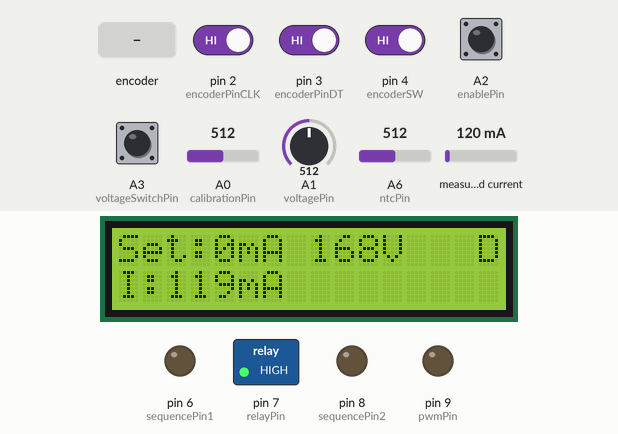
This sketch was run on a simulated Arduino Nano, built with avr-gcc and run on an emulated ATmega328P. On the bench: 16×2 character LCD, switched loads named in the sketch (green lamp = pin HIGH), output pins drawn as LEDs (lit = HIGH). Inputs (shaded band) come from the test bench; at power-on: A2 (enablePin), A3 (voltageSwitchPin), pin 2 (encoderPinCLK), pin 3 (encoderPinDT), pin 4 (encoderSW) HIGH, measured current 120 mA, A0 (calibrationPin) = 512, A1 (voltagePin) = 512, A6 (ntcPin) = 512.

Above: at 5.2 s.
5.3 s: measured current set to 500 mA
At 6.7 s:
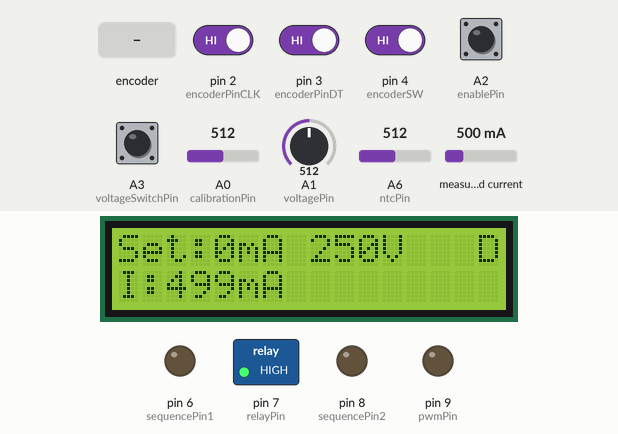
6.9 s: A0 (calibrationPin) set to 716
At 7.32 s:
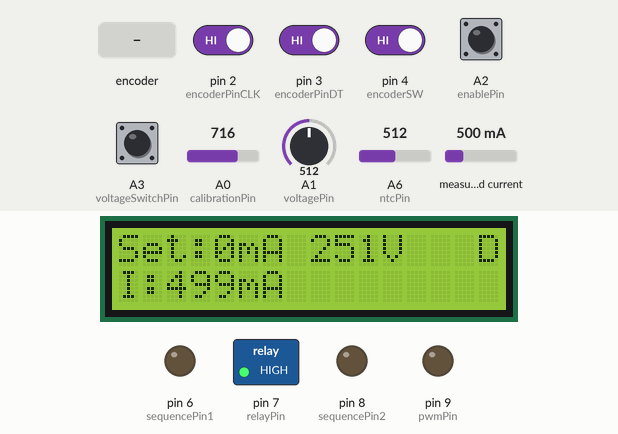
9.0 s: A1 (voltagePin) set to 716
At 10.9 s:
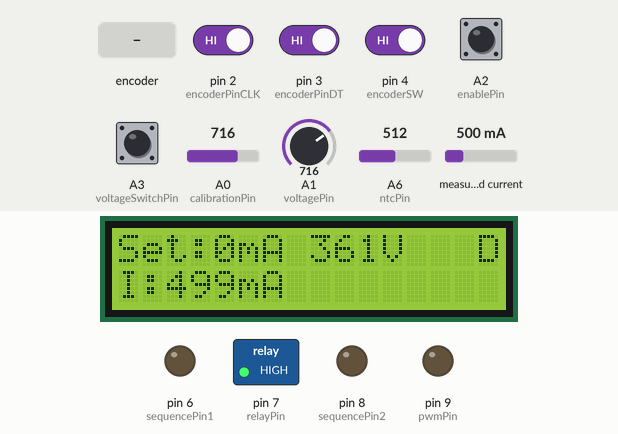
11.1 s: measured current set to 1500 mA
At 11.29 s:
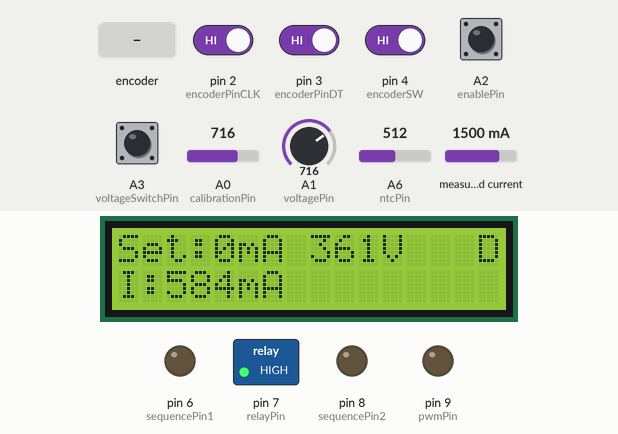
12.6 s: rotary encoder on pin 2 (encoderPinCLK) / pin 3 (encoderPinDT) turned 1 step (first pin leading)
At 13.9 s:
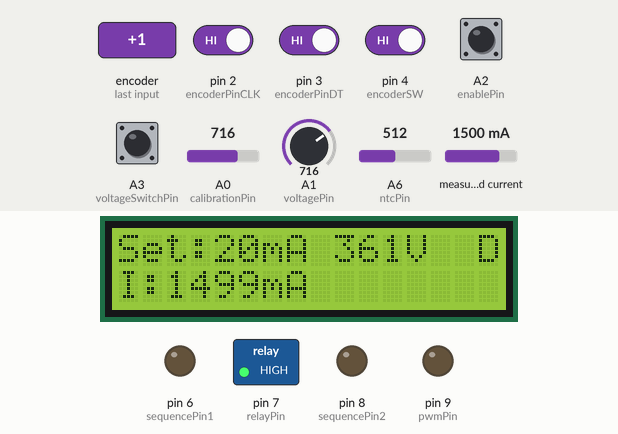
14.3 s: pin 4 (encoderSW) driven LOW
At 15.6 s:
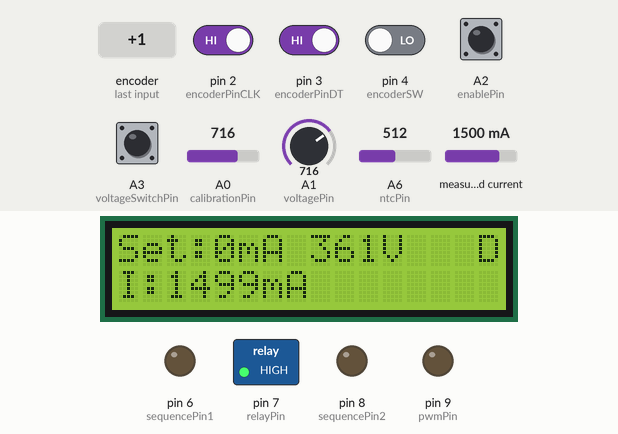
Timing chart, 0 to 16.8 s (numbered marks = the images above; inputs shaded):
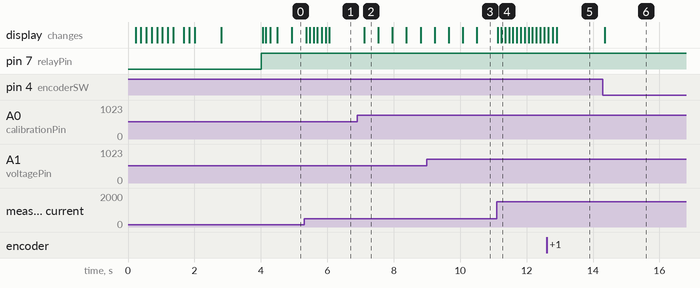

Measured:
- after the input at 6.9 s, the display: changes after 0.22 s (image 2)
- after the input at 9.0 s, the display: first changes after 0.24 s (image 3 shows a later state)
- after the input at 11.1 s, the display: first changes at once (image 4 shows a later state)
- after the input at 14.3 s, the display: changes after 0.06 s (image 6)
- what the display in image 2 shows lasts 0.4 s, from 7.1 s to 7.5 s

The sketch:

CODE.ino
```cpp
#include <Wire.h>
#include <Adafruit_INA219.h>
#include <LiquidCrystal_I2C.h>
#include <math.h>

float cachedCurrent = 0.0;
unsigned long lastCurrentRead = 0;

float cachedVoltage = 0.0;
unsigned long lastVoltageRead = 0;

String lastLine0 = "";
String lastLine1 = "";


// Ekran powitalny
const unsigned long WELCOME_CHAR_DELAY   = 160;
const unsigned long WELCOME_BY_DELAY     = 800;
const unsigned long WELCOME_AUTHOR_DELAY = 1200;

// Sekwencje D6/D8
const unsigned long SEQUENCE_D6_ENABLE_TIME  = 400;
const unsigned long SEQUENCE_D8_ENABLE_TIME  = 525;
const unsigned long SEQUENCE_D6_DISABLE_TIME = 600;

// Timery systemowe
const unsigned long ENCODER_DELAY           = 50;
const unsigned long DEBOUNCE_DELAY          = 25;
const unsigned long DISPLAY_UPDATE_INTERVAL = 100;
const unsigned long VOLTAGE_UPDATE_INTERVAL = 400;
const unsigned long CONTROL_UPDATE_INTERVAL = 5;
const unsigned long MAIN_LOOP_DELAY         = 1;
const unsigned long ERROR_LOOP_DELAY        = 30;

Adafruit_INA219 ina219;

LiquidCrystal_I2C lcd(0x27, 16, 2);

int encoderPinCLK      = 2;
int encoderPinDT       = 3;
int encoderSW          = 4;
int enablePin          = A2;
int sequencePin1       = 6;
int sequencePin2       = 8;
int relayPin           = 7;
int voltagePin         = A1;
int voltageSwitchPin   = A3;
const int calibrationPin = A0;
const int pwmPin       = 9;

float desiredCurrent = 0.0;
int   pwmValue       = 0;
float pwmAccumulator = 0.0;

volatile bool encoderChanged   = false;
volatile int  encoderDirection = 0;
volatile uint8_t lastCLK;


unsigned long lastEncoderChange = 0;

bool pwmEnabled = false;

bool lastEnableButtonState     = HIGH;
bool currentEnableButtonState  = HIGH;
bool lastEncoderButtonState    = HIGH;
bool currentEncoderButtonState = HIGH;
unsigned long lastDebounceTime          = 0;
unsigned long lastEncoderButtonDebounce = 0;

bool lastVoltageSwitchState      = HIGH;
bool currentVoltageSwitchState   = HIGH;
unsigned long lastVoltageSwitchDebounce = 0;
bool voltageDividerEnabled       = false;
bool safetyLockActive            = false;
bool overTempLockout             = false;
const float SAFETY_VOLTAGE_THRESHOLD = 10.0;

unsigned long enableStartTime  = 0;
unsigned long pin1EnableTime   = 0;
unsigned long disableStartTime = 0;
bool enableSequenceActive      = false;
bool disableSequenceActive     = false;
bool pin1EnableDone            = false;
bool pin2EnableDone            = false;
bool pin1DisableDone           = false;

const float MAX_VOLTAGE = 4.5;

const float CURRENT_STEP = 10.0;
const float MAX_CURRENT  = 400.0;

const float FILTER_R   = 1000.0;
const float FILTER_C   = 2.2e-6;
const float FILTER_TAU = FILTER_R * FILTER_C;

const float AREF_VOLTAGE   = 5.0;
const int   PWM_RESOLUTION = 255;
const float VOLTAGE_PER_PWM = AREF_VOLTAGE / PWM_RESOLUTION;

const int CURRENT_SAMPLES = 5;
float currentBuffer[CURRENT_SAMPLES] = {0};
int   currentIndex = 0;

const int VOLTAGE_SAMPLES = 8;
float voltageBuffer[VOLTAGE_SAMPLES] = {0};
int   voltageIndex = 0;

unsigned long lastDisplayUpdate = 0;

unsigned long lastVoltageUpdate = 0;
float displayVoltage = 0.0;
float displayPower   = 0.0;

const float DEAD_ZONE    = 1.0;
const float MAX_PWM_STEP = 0.5;
const float CONTROL_GAIN = 0.06;
unsigned long lastControlUpdate = 0;

const int NUM_CALIBRATION_POINTS = 9;

struct CalibrationPoint {
    float voltage;
    float current;
} calibration[NUM_CALIBRATION_POINTS] = {
    {0.0,  0},
    {0.1,  10.0},
    {0.2,  20.0},
    {0.3,  30.0},
    {0.4,  40.0},
    {1.0,  100.0},
    {2.0,  200.0},
    {3.0,  300.0},
    {4.0,  400.0},
};

float getFilteredCurrent() {
    float newCurrent = ina219.getCurrent_mA();
    if (newCurrent < 0) newCurrent = 0.0;

    currentBuffer[currentIndex] = newCurrent;
    currentIndex = (currentIndex + 1) % CURRENT_SAMPLES;

    float sum = 0.0;
    for (int i = 0; i < CURRENT_SAMPLES; i++) {
        sum += currentBuffer[i];
    }
    float avg = sum / CURRENT_SAMPLES;

    static bool  initialized = false;
    static float filtered    = 0.0;

    if (!initialized) {
        filtered    = avg;
        initialized = true;
        return filtered;
    }

    const float alpha = 0.25;
    float candidate = filtered * (1.0 - alpha) + avg * alpha;

    const float MAX_DELTA = 5.0;
    float delta = candidate - filtered;
    if (delta > MAX_DELTA)      delta = MAX_DELTA;
    else if (delta < -MAX_DELTA) delta = -MAX_DELTA;

    filtered += delta;
    return filtered;
}

float getFilteredVoltageA1() {
    int rawHV = analogRead(voltagePin);
    float hvBase = (rawHV / 1023.0) * AREF_VOLTAGE;
    hvBase *= 100.0;

    int rawCal = analogRead(calibrationPin);
    float vCal = (rawCal / 1023.0) * AREF_VOLTAGE;

    const float MIN_GAIN = 0.9167;
    const float MAX_GAIN = 1.0833;

    float gain = MIN_GAIN + (vCal / AREF_VOLTAGE) * (MAX_GAIN - MIN_GAIN);

    // Zastosuj kalibrację
    float hvCalibrated = hvBase * gain;

    voltageBuffer[voltageIndex] = hvCalibrated;
    voltageIndex = (voltageIndex + 1) % VOLTAGE_SAMPLES;

    float sum = 0.0;
    for (int i = 0; i < VOLTAGE_SAMPLES; i++) {
        sum += voltageBuffer[i];
    }
    return sum / VOLTAGE_SAMPLES;
}

float getDesiredCurrentForVoltage(float voltage) {
    float rawCurrent = 0.0;

    for (int i = 0; i < NUM_CALIBRATION_POINTS - 1; i++) {
        if (voltage >= calibration[i].voltage && voltage < calibration[i+1].voltage) {
            float slope = (calibration[i+1].current - calibration[i].current) /
                          (calibration[i+1].voltage - calibration[i].voltage);
            rawCurrent = calibration[i].current + slope * (voltage - calibration[i].voltage);
            break;
        }
    }

    return round(rawCurrent / 10.0) * 10.0;
}

void encoderISR() {
    int currentCLK = digitalRead(encoderPinCLK);

    if (currentCLK != lastCLK) {
        if (digitalRead(encoderPinDT) != currentCLK) {
            encoderDirection = 1;
        } else {
            encoderDirection = -1;
        }
        encoderChanged = true;
    }
    lastCLK = currentCLK;
}
void updateCurrentMeasurement() {
    if (millis() - lastCurrentRead >= CONTROL_UPDATE_INTERVAL) {
        cachedCurrent = getFilteredCurrent();
        lastCurrentRead = millis();
    }
}

void updateVoltageMeasurement() {
    if (millis() - lastVoltageRead >= VOLTAGE_UPDATE_INTERVAL) {
        cachedVoltage = getFilteredVoltageA1();
        lastVoltageRead = millis();
    }
}

void handleEnableButton() {
    int reading = digitalRead(enablePin);

    if (reading != lastEnableButtonState) {
        lastDebounceTime = millis();
    }

    if ((millis() - lastDebounceTime) > DEBOUNCE_DELAY) {
        if (reading != currentEnableButtonState) {
            currentEnableButtonState = reading;

            if (currentEnableButtonState == LOW) {
                if (!pwmEnabled && safetyLockActive) {
                    return;
                }
                if (!pwmEnabled && overTempLockout) {
                    return;
                }
                if (!pwmEnabled && desiredCurrent == 0) {
                    return;
                }

                pwmEnabled = !pwmEnabled;

                if (pwmEnabled) {
                    if (desiredCurrent > 0) {
                        enableStartTime      = millis();
                        enableSequenceActive = true;
                        pin1EnableDone       = false;
                        pin2EnableDone       = false;
                    }
                } else {
                    pwmValue       = 0;
                    pwmAccumulator = 0.0;
                    noInterrupts();
                    OCR1A = 0;
                    interrupts();

                    digitalWrite(sequencePin2, LOW);

                    disableStartTime      = millis();
                    disableSequenceActive = true;
                    pin1DisableDone       = false;

                    enableSequenceActive = false;
                }
            }
        }
    }

    lastEnableButtonState = reading;
}

void handleEncoderButton() {
    int reading = digitalRead(encoderSW);

    if (reading != lastEncoderButtonState) {
        lastEncoderButtonDebounce = millis();
    }

    if ((millis() - lastEncoderButtonDebounce) > DEBOUNCE_DELAY) {
        if (reading != currentEncoderButtonState) {
            currentEncoderButtonState = reading;

            if (currentEncoderButtonState == LOW && !pwmEnabled) {
                desiredCurrent = 0.0;
            }
        }
    }

    lastEncoderButtonState = reading;
}

void handleEncoder() {
    if (pwmEnabled) {
        encoderChanged = false;
        return;
    }

    if (encoderChanged) {
        if ((millis() - lastEncoderChange) >= ENCODER_DELAY) {
            desiredCurrent += encoderDirection * CURRENT_STEP;
            desiredCurrent  = constrain(desiredCurrent, 0.0, MAX_CURRENT);
            lastEncoderChange = millis();
        }
        encoderChanged = false;
    }
}

int calculatePWM(float voltage) {
    float pwmFloat = (voltage / AREF_VOLTAGE) * PWM_RESOLUTION;
    int pwm = round(pwmFloat);
    return constrain(pwm, 0, 255);
}

float calculateVoltage(int pwm) {
    return (pwm * VOLTAGE_PER_PWM);
}

void handleVoltageDividerSwitch() {
    int reading = digitalRead(voltageSwitchPin);

    if (reading != lastVoltageSwitchState) {
        lastVoltageSwitchDebounce = millis();
    }

    if ((millis() - lastVoltageSwitchDebounce) > DEBOUNCE_DELAY) {
        if (reading != currentVoltageSwitchState) {
            currentVoltageSwitchState = reading;
        }
    }

    lastVoltageSwitchState = reading;

    float currentVoltage = cachedVoltage;

    bool dividerShouldBeOn = true;

    if (pwmEnabled) {
        dividerShouldBeOn = (currentVoltageSwitchState == LOW);
        safetyLockActive  = false;
    } else {
        dividerShouldBeOn = true;

        if (currentVoltage >= SAFETY_VOLTAGE_THRESHOLD) {
            safetyLockActive = true;
        } else {
            safetyLockActive = false;
        }
    }

    digitalWrite(relayPin, dividerShouldBeOn ? HIGH : LOW);
    voltageDividerEnabled = dividerShouldBeOn;
}

void precisionCurrentControl() {
    if (!pwmEnabled) return;
    if (!pin2EnableDone) return;

    if ((millis() - lastControlUpdate) < CONTROL_UPDATE_INTERVAL) {
        return;
    }
    lastControlUpdate = millis();

    float currentCurrent = cachedCurrent;
    float error          = desiredCurrent - currentCurrent;

    if (abs(error) <= DEAD_ZONE) {
        return;
    }

    float correction = error * CONTROL_GAIN;
    float maxStep    = (abs(error) > 15.0) ? MAX_PWM_STEP * 1.2 : MAX_PWM_STEP;

    if (correction > maxStep)       correction = maxStep;
    else if (correction < -maxStep) correction = -maxStep;

    pwmAccumulator += correction;
    pwmAccumulator = constrain(pwmAccumulator, 0.0, 255.0);

    pwmValue = (int)round(pwmAccumulator);
    noInterrupts();
    OCR1A = pwmValue;
    interrupts();
}

void handleSequenceTimers() {
    unsigned long currentTime = millis();

    if (enableSequenceActive) {
        if (!pin1EnableDone && (currentTime - enableStartTime >= SEQUENCE_D6_ENABLE_TIME)) {
            digitalWrite(sequencePin1, HIGH);
            pin1EnableDone = true;
            pin1EnableTime = currentTime;
        }

        if (pin1EnableDone && !pin2EnableDone && (currentTime - pin1EnableTime >= SEQUENCE_D8_ENABLE_TIME)) {
            digitalWrite(sequencePin2, HIGH);
            pin2EnableDone       = true;
            enableSequenceActive = false;
        }
    }

    if (disableSequenceActive) {
        if (!pin1DisableDone && (currentTime - disableStartTime >= SEQUENCE_D6_DISABLE_TIME)) {
            digitalWrite(sequencePin1, LOW);
            pin1DisableDone       = true;
            disableSequenceActive = false;
        }
    }
}

const int ntcPin = A6;

const float NTC_SERIES_RESISTOR      = 100000.0;
const float NTC_NOMINAL_RESISTANCE   = 100000.0;
const float NTC_NOMINAL_TEMPERATURE  = 25.0;
const float NTC_BETA_COEFFICIENT     = 3950.0;
const float NTC_SHUTDOWN_TEMPERATURE = 50.0;
const float NTC_RESET_TEMPERATURE    = 40.0;

float readNtcTemperatureC() {
    int adc = analogRead(ntcPin);
    if (adc <= 0 || adc >= 1023) {
        return 150.0;
    }

    float resistance = NTC_SERIES_RESISTOR * ((float)adc / (1023.0 - (float)adc));

    // Steinhart–Hart (wersja uproszczona z B-eta)
    float steinhart = resistance / NTC_NOMINAL_RESISTANCE;
    steinhart = log(steinhart);
    steinhart /= NTC_BETA_COEFFICIENT;
    steinhart += 1.0 / (NTC_NOMINAL_TEMPERATURE + 273.15);
    steinhart = 1.0 / steinhart;
    steinhart -= 273.15;

    return steinhart;
}

void thermalShutdownDisableLoad() {
    if (!pwmEnabled) return;

    pwmEnabled      = false;
    pwmValue        = 0;
    pwmAccumulator  = 0.0;
    noInterrupts();
    OCR1A = 0;
    interrupts();

    digitalWrite(sequencePin2, LOW);

    disableStartTime      = millis();
    disableSequenceActive = true;
    pin1DisableDone       = false;

    enableSequenceActive = false;
}

void handleTemperatureProtection() {
    static unsigned long lastTempRead = 0;
    const unsigned long TEMP_READ_INTERVAL = 500;

    unsigned long now = millis();
    if (now - lastTempRead < TEMP_READ_INTERVAL) {
        return;
    }
    lastTempRead = now;

    float tempC = readNtcTemperatureC();

    if (tempC >= NTC_SHUTDOWN_TEMPERATURE) {
        if (pwmEnabled) {
            thermalShutdownDisableLoad();
        }
        overTempLockout = true;
    }
    else if (overTempLockout && tempC <= NTC_RESET_TEMPERATURE) {
        overTempLockout = false;
    }
}

void updateDisplay();

void setup() {
    Serial.begin(9600);
    Wire.begin();

    lcd.init();
    lcd.backlight();
    lcd.clear();

    String welcomeText = "DUMMYLOAD V2";
    int startPos = 2;

    lcd.setCursor(startPos, 0);
    for (int i = 0; i < welcomeText.length(); i++) {
        lcd.print(welcomeText.charAt(i));
        delay(WELCOME_CHAR_DELAY);
    }

    lcd.setCursor(2, 1);
    lcd.print("by:");
    delay(WELCOME_BY_DELAY);
    lcd.print(" STWuRCA");

    delay(WELCOME_AUTHOR_DELAY);
    lcd.clear();

    analogReference(EXTERNAL);

    if (!ina219.begin()) {
        lcd.clear();
        lcd.print("BLAD INA219!");
        lcd.setCursor(0, 1);
        lcd.print("Sprawdz podlacz");
        while (1) { delay(ERROR_LOOP_DELAY); }
    }

    // Konfiguracja pinów
    pinMode(pwmPin, OUTPUT);
    pinMode(encoderPinCLK, INPUT_PULLUP);
    pinMode(encoderPinDT, INPUT_PULLUP);
    pinMode(encoderSW, INPUT_PULLUP);
    pinMode(enablePin, INPUT_PULLUP);
    pinMode(calibrationPin, INPUT);

    pinMode(sequencePin1, OUTPUT);
    pinMode(sequencePin2, OUTPUT);
    pinMode(relayPin, OUTPUT);
    pinMode(voltagePin, INPUT);
    pinMode(voltageSwitchPin, INPUT_PULLUP);

    digitalWrite(sequencePin1, LOW);
    digitalWrite(sequencePin2, LOW);
    digitalWrite(relayPin, LOW);
    updateCurrentMeasurement();
    updateVoltageMeasurement();

    for (int i = 0; i < CURRENT_SAMPLES; i++) currentBuffer[i]  = 0.0;
    for (int i = 0; i < VOLTAGE_SAMPLES; i++) voltageBuffer[i] = 0.0;

    lastEnableButtonState     = digitalRead(enablePin);
    currentEnableButtonState  = lastEnableButtonState;
    lastEncoderButtonState    = digitalRead(encoderSW);
    currentEncoderButtonState = lastEncoderButtonState;
    lastVoltageSwitchState    = digitalRead(voltageSwitchPin);
    currentVoltageSwitchState = lastVoltageSwitchState;
    lastCLK = PIND & (1 << 2);

    attachInterrupt(digitalPinToInterrupt(encoderPinCLK), encoderISR, CHANGE);
    float initI = ina219.getCurrent_mA();
    for (int i = 0; i < CURRENT_SAMPLES; i++) currentBuffer[i] = initI;

    float initV = cachedVoltage;
    for (int i = 0; i < VOLTAGE_SAMPLES; i++) voltageBuffer[i] = initV;

    TCCR1A = 0;
    TCCR1B = 0;

    TCCR1A |= (1 << WGM10);
    TCCR1B |= (1 << WGM12);

    TCCR1A |= (1 << COM1A1);
    TCCR1B |= (1 << CS11);

    noInterrupts();
    OCR1A = 0;
    interrupts();

    pwmValue           = 0;
    pwmAccumulator     = 0.0;
    voltageDividerEnabled = false;
    safetyLockActive      = false;
    overTempLockout       = false;
}

void loop() {
    updateCurrentMeasurement();
    updateVoltageMeasurement();

    handleEnableButton();
    handleEncoderButton();
    handleVoltageDividerSwitch();
    handleEncoder();
    handleSequenceTimers();
    precisionCurrentControl();
    handleTemperatureProtection();

    if ((millis() - lastDisplayUpdate) >= DISPLAY_UPDATE_INTERVAL) {
        updateDisplay();
        lastDisplayUpdate = millis();
    }

    delay(MAIN_LOOP_DELAY);
}

void updateDisplay() {
    float currentCurrent = cachedCurrent;

    if ((millis() - lastVoltageUpdate) >= VOLTAGE_UPDATE_INTERVAL) {
        displayVoltage = getFilteredVoltageA1();

        if (voltageDividerEnabled && pwmEnabled) {
            displayPower = (displayVoltage * currentCurrent);
        } else {
            displayPower = 0.0;
        }

        lastVoltageUpdate = millis();
    }

    String newLine0 = "Set:";
    newLine0 += String((int)desiredCurrent);
    newLine0 += "mA ";

    int voltageStartPos = newLine0.length();
    newLine0 += String((int)displayVoltage);
    newLine0 += "V";

    while (newLine0.length() < 15) newLine0 += " ";
    newLine0 += pwmEnabled ? "E" : "D";

    String newLine1 = "I:";
    newLine1 += String((int)currentCurrent);
    newLine1 += "mA";

    int powerStartPos = voltageStartPos;
    if (powerStartPos <= newLine1.length()) {
        powerStartPos = newLine1.length() + 1;
    }
    while (newLine1.length() < powerStartPos) newLine1 += " ";

    if (voltageDividerEnabled && pwmEnabled) {
        if (displayPower < 1000.0) {
            newLine1 += String((int)displayPower);
            newLine1 += "mW";
        } else {
            newLine1 += String((int)(displayPower / 1000.0));
            newLine1 += "W";
        }
    }

    if (newLine0.length() > 16) newLine0 = newLine0.substring(0, 16);
    if (newLine1.length() > 16) newLine1 = newLine1.substring(0, 16);
    while (newLine0.length() < 16) newLine0 += " ";
    while (newLine1.length() < 16) newLine1 += " ";

    if (newLine0 != lastLine0) {
        lcd.setCursor(0, 0);
        lcd.print(newLine0);
        lastLine0 = newLine0;
    }

    if (newLine1 != lastLine1) {
        lcd.setCursor(0, 1);
        lcd.print(newLine1);
        lastLine1 = newLine1;
    }
}
```
